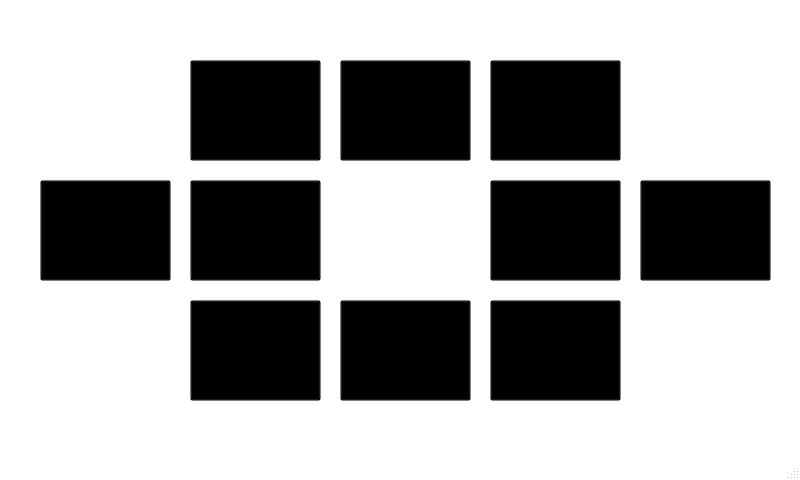
<?xml version="1.0" encoding="UTF-8"?>
<ui version="4.0">
 <class>MainWindow</class>
 <widget class="QMainWindow" name="MainWindow">
  <property name="geometry">
   <rect>
    <x>0</x>
    <y>0</y>
    <width>800</width>
    <height>480</height>
   </rect>
  </property>
  <property name="palette">
   <palette>
    <active>
     <colorrole role="Base">
      <brush brushstyle="SolidPattern">
       <color alpha="255">
        <red>255</red>
        <green>255</green>
        <blue>255</blue>
       </color>
      </brush>
     </colorrole>
     <colorrole role="Window">
      <brush brushstyle="SolidPattern">
       <color alpha="255">
        <red>255</red>
        <green>255</green>
        <blue>255</blue>
       </color>
      </brush>
     </colorrole>
    </active>
    <inactive>
     <colorrole role="Base">
      <brush brushstyle="SolidPattern">
       <color alpha="255">
        <red>255</red>
        <green>255</green>
        <blue>255</blue>
       </color>
      </brush>
     </colorrole>
     <colorrole role="Window">
      <brush brushstyle="SolidPattern">
       <color alpha="255">
        <red>255</red>
        <green>255</green>
        <blue>255</blue>
       </color>
      </brush>
     </colorrole>
    </inactive>
    <disabled>
     <colorrole role="Base">
      <brush brushstyle="SolidPattern">
       <color alpha="255">
        <red>255</red>
        <green>255</green>
        <blue>255</blue>
       </color>
      </brush>
     </colorrole>
     <colorrole role="Window">
      <brush brushstyle="SolidPattern">
       <color alpha="255">
        <red>255</red>
        <green>255</green>
        <blue>255</blue>
       </color>
      </brush>
     </colorrole>
    </disabled>
   </palette>
  </property>
  <property name="cursor">
   <cursorShape>BlankCursor</cursorShape>
  </property>
  <property name="windowTitle">
   <string>Voice Controlled Wheelchair</string>
  </property>
  <property name="windowIcon">
   <iconset>
    <normaloff>Icons/noun_51146_cc.png</normaloff>Icons/noun_51146_cc.png</iconset>
  </property>
  <property name="styleSheet">
   <string notr="true">background-image: url(:/Images/Icons/BGSmall.png);</string>
  </property>
  <widget class="QWidget" name="centralwidget">
   <widget class="QPushButton" name="Forward">
    <property name="geometry">
     <rect>
      <x>340</x>
      <y>60</y>
      <width>131</width>
      <height>101</height>
     </rect>
    </property>
    <property name="styleSheet">
     <string notr="true">#Forward {background-image: url(:/Images/Icons/Buttons/ForwardReleased.png);
background-color: transparent;}
#Forward:pressed {background-image: url(:/Images/Icons/Buttons/ForwardPressed.png);}


</string>
    </property>
    <property name="text">
     <string/>
    </property>
    <property name="iconSize">
     <size>
      <width>100</width>
      <height>100</height>
     </size>
    </property>
   </widget>
   <widget class="QPushButton" name="Back">
    <property name="geometry">
     <rect>
      <x>340</x>
      <y>300</y>
      <width>131</width>
      <height>101</height>
     </rect>
    </property>
    <property name="styleSheet">
     <string notr="true">#Back{background-image: url(:/Images/Icons/Buttons/BackReleased.png);
background-color: transparent;}
#Back:pressed {background-image: url(:/Images/Icons/Buttons/BackPressed.png);}


</string>
    </property>
    <property name="text">
     <string/>
    </property>
    <property name="icon">
     <iconset>
      <normaloff>BackOn.png</normaloff>BackOn.png</iconset>
    </property>
    <property name="iconSize">
     <size>
      <width>100</width>
      <height>100</height>
     </size>
    </property>
   </widget>
   <widget class="QPushButton" name="Right">
    <property name="geometry">
     <rect>
      <x>490</x>
      <y>180</y>
      <width>131</width>
      <height>101</height>
     </rect>
    </property>
    <property name="styleSheet">
     <string notr="true">#Right {background-image: url(:/Images/Icons/Buttons/RightReleased.png);
background-color: transparent;}
#Right:pressed {background-image: url(:/Images/Icons/Buttons/RightPressed.png);}


</string>
    </property>
    <property name="text">
     <string/>
    </property>
    <property name="icon">
     <iconset>
      <normaloff>RightOn.png</normaloff>RightOn.png</iconset>
    </property>
    <property name="iconSize">
     <size>
      <width>100</width>
      <height>100</height>
     </size>
    </property>
   </widget>
   <widget class="QPushButton" name="Left">
    <property name="geometry">
     <rect>
      <x>190</x>
      <y>180</y>
      <width>131</width>
      <height>101</height>
     </rect>
    </property>
    <property name="styleSheet">
     <string notr="true">#Left{background-image: url(:/Images/Icons/Buttons/LeftReleased.png);
background-color: transparent;}
#Left:pressed {background-image: url(:/Images/Icons/Buttons/LeftPressed.png);}


</string>
    </property>
    <property name="text">
     <string/>
    </property>
    <property name="icon">
     <iconset>
      <normaloff>LeftOn.png</normaloff>LeftOn.png</iconset>
    </property>
    <property name="iconSize">
     <size>
      <width>100</width>
      <height>100</height>
     </size>
    </property>
   </widget>
   <widget class="QPushButton" name="Forward_Left">
    <property name="geometry">
     <rect>
      <x>190</x>
      <y>60</y>
      <width>131</width>
      <height>101</height>
     </rect>
    </property>
    <property name="styleSheet">
     <string notr="true">#Forward_Left {background-image: url(:/Images/Icons/Buttons/ForwardLeftReleased.png);
background-color: transparent;}
#Forward_Left:pressed {background-image: url(:/Images/Icons/Buttons/ForwardLeftPressed.png);}


</string>
    </property>
    <property name="text">
     <string/>
    </property>
    <property name="icon">
     <iconset>
      <normaloff>ForwardLeftOn.png</normaloff>ForwardLeftOn.png</iconset>
    </property>
    <property name="iconSize">
     <size>
      <width>100</width>
      <height>100</height>
     </size>
    </property>
   </widget>
   <widget class="QPushButton" name="Back_Left">
    <property name="geometry">
     <rect>
      <x>190</x>
      <y>300</y>
      <width>131</width>
      <height>101</height>
     </rect>
    </property>
    <property name="styleSheet">
     <string notr="true">#Back_Left{background-image: url(:/Images/Icons/Buttons/BackLeftReleased.png);
background-color: transparent;}
#Back_Left:pressed {background-image: url(:/Images/Icons/Buttons/BackLeftPressed.png);}


</string>
    </property>
    <property name="text">
     <string/>
    </property>
    <property name="icon">
     <iconset>
      <normaloff>BackLeftOn.png</normaloff>BackLeftOn.png</iconset>
    </property>
    <property name="iconSize">
     <size>
      <width>100</width>
      <height>100</height>
     </size>
    </property>
   </widget>
   <widget class="QPushButton" name="Back_Right">
    <property name="geometry">
     <rect>
      <x>490</x>
      <y>300</y>
      <width>131</width>
      <height>101</height>
     </rect>
    </property>
    <property name="styleSheet">
     <string notr="true">#Back_Right {background-image: url(:/Images/Icons/Buttons/BackRightReleased.png);
background-color: transparent;}
#Back_Right:pressed {background-image: url(:/Images/Icons/Buttons/BackRightPressed.png);}


</string>
    </property>
    <property name="text">
     <string/>
    </property>
    <property name="icon">
     <iconset>
      <normaloff>BackRightOn.png</normaloff>BackRightOn.png</iconset>
    </property>
    <property name="iconSize">
     <size>
      <width>100</width>
      <height>100</height>
     </size>
    </property>
   </widget>
   <widget class="QPushButton" name="Forward_Right">
    <property name="geometry">
     <rect>
      <x>490</x>
      <y>60</y>
      <width>131</width>
      <height>101</height>
     </rect>
    </property>
    <property name="cursor">
     <cursorShape>BlankCursor</cursorShape>
    </property>
    <property name="styleSheet">
     <string notr="true">#Forward_Right {background-image: url(:/Images/Icons/Buttons/ForwardRightReleased.png);
background-color: transparent;}
#Forward_Right:pressed {background-image: url(:/Images/Icons/Buttons/ForwardRightPressed.png);}


</string>
    </property>
    <property name="text">
     <string/>
    </property>
    <property name="icon">
     <iconset>
      <normaloff>ForwardRightOn.png</normaloff>ForwardRightOn.png</iconset>
    </property>
    <property name="iconSize">
     <size>
      <width>100</width>
      <height>100</height>
     </size>
    </property>
   </widget>
   <widget class="QPushButton" name="RotateRight">
    <property name="geometry">
     <rect>
      <x>640</x>
      <y>180</y>
      <width>131</width>
      <height>101</height>
     </rect>
    </property>
    <property name="styleSheet">
     <string notr="true">#RotateRight {background-image: url(:/Images/Icons/Buttons/RotateRightReleased.png);
background-color: transparent;}
#RotateRight:pressed {background-image: url(:/Images/Icons/Buttons/RotateRightPressed.png);}


</string>
    </property>
    <property name="text">
     <string/>
    </property>
    <property name="icon">
     <iconset>
      <normaloff>RightOn.png</normaloff>RightOn.png</iconset>
    </property>
    <property name="iconSize">
     <size>
      <width>100</width>
      <height>100</height>
     </size>
    </property>
   </widget>
   <widget class="QPushButton" name="RotateLeft">
    <property name="geometry">
     <rect>
      <x>40</x>
      <y>180</y>
      <width>131</width>
      <height>101</height>
     </rect>
    </property>
    <property name="styleSheet">
     <string notr="true">#RotateLeft{background-image: url(:/Images/Icons/Buttons/RotateLeftReleased.png);
background-color: transparent;}
#RotateLeft:pressed {background-image: url(:/Images/Icons/Buttons/RotateLeftPressed.png);}



</string>
    </property>
    <property name="text">
     <string/>
    </property>
    <property name="icon">
     <iconset>
      <normaloff>LeftOn.png</normaloff>LeftOn.png</iconset>
    </property>
    <property name="iconSize">
     <size>
      <width>100</width>
      <height>100</height>
     </size>
    </property>
   </widget>
   <zorder>Back</zorder>
   <zorder>Right</zorder>
   <zorder>Left</zorder>
   <zorder>Forward_Left</zorder>
   <zorder>Back_Left</zorder>
   <zorder>Back_Right</zorder>
   <zorder>Forward_Right</zorder>
   <zorder>Forward</zorder>
   <zorder>RotateRight</zorder>
   <zorder>RotateLeft</zorder>
  </widget>
  <widget class="QMenuBar" name="menubar">
   <property name="geometry">
    <rect>
     <x>0</x>
     <y>0</y>
     <width>800</width>
     <height>21</height>
    </rect>
   </property>
  </widget>
  <widget class="QStatusBar" name="statusbar"/>
 </widget>
 <resources>
  <include location="Resources.qrc"/>
 </resources>
 <connections/>
</ui>
